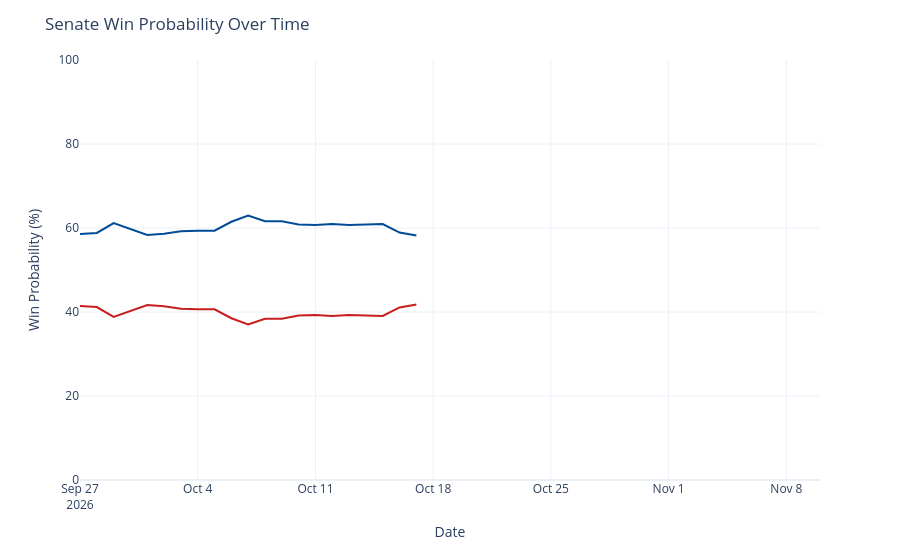

This figure's notebook cell:
### Code cell
chance_over_time = output_ts[(output_ts['geo'] == 'US Senate') &
                             (output_ts['type'] == 'chance')]
chance_over_time['rep_chance'] = chance_over_time['y'].map(lambda x: 100 - x)
chance_over_time = chance_over_time.rename({'y': 'Democrats', 'rep_chance': 'Republicans'}, axis=1)
chance_time_ser = px.line(chance_over_time, x='date', y=['Democrats', 'Republicans'], template='plotly_white',
                         color_discrete_map={'Democrats': '#004b97', 'Republicans': '#c71e1d'},)
chance_time_ser.update_traces(hovertemplate="%{y:.1f}%")
chance_time_ser.update_layout(
    xaxis=dict(range=[pd.to_datetime('2026-09-27'), pd.to_datetime('2026-11-10')]),
    yaxis=dict(range=[0, 100]),
    xaxis_title='Date',
    yaxis_title='Win Probability (%)',
    title=dict(text="Senate Win Probability Over Time"),
    hovermode="x",
    showlegend=False
)
chance_time_ser

### Figure 1 — Plotly figure (JSON) as saved in the notebook; plotly's stock layout.template omitted (floating-point values rounded to 4 significant figures)
{"data": [{"hovertemplate": "%{y:.1f}%", "legendgroup": "Democrats", "line": {"color": "#004b97", "dash": "solid"}, "marker": {"symbol": "circle"}, "mode": "lines", "name": "Democrats", "orientation": "v", "showlegend": true, "type": "scatter", "x": ["2026-09-27", "2026-09-28", "2026-09-29", "2026-09-30", "2026-10-01", "2026-10-02", "2026-10-03", "2026-10-04", "2026-10-05", "2026-10-06", "2026-10-07", "2026-10-08", "2026-10-09", "2026-10-10", "2026-10-11", "2026-10-12", "2026-10-13", "2026-10-15", "2026-10-16", "2026-10-17"], "xaxis": "x", "y": [58.6, 58.83, 61.17, 59.8, 58.36, 58.64, 59.21, 59.34, 59.36, 61.49, 62.99, 61.61, 61.59, 60.85, 60.69, 60.92, 60.74, 60.95, 58.91, 58.21], "yaxis": "y"}, {"hovertemplate": "%{y:.1f}%", "legendgroup": "Republicans", "line": {"color": "#c71e1d", "dash": "solid"}, "marker": {"symbol": "circle"}, "mode": "lines", "name": "Republicans", "orientation": "v", "showlegend": true, "type": "scatter", "x": ["2026-09-27", "2026-09-28", "2026-09-29", "2026-09-30", "2026-10-01", "2026-10-02", "2026-10-03", "2026-10-04", "2026-10-05", "2026-10-06", "2026-10-07", "2026-10-08", "2026-10-09", "2026-10-10", "2026-10-11", "2026-10-12", "2026-10-13", "2026-10-15", "2026-10-16", "2026-10-17"], "xaxis": "x", "y": [41.4, 41.17, 38.83, 40.2, 41.64, 41.36, 40.79, 40.66, 40.64, 38.51, 37.01, 38.39, 38.41, 39.15, 39.31, 39.08, 39.26, 39.05, 41.09, 41.79], "yaxis": "y"}], "layout": {"hovermode": "x", "legend": {"title": {"text": "variable"}, "tracegroupgap": 0}, "margin": {"t": 60}, "showlegend": false, "title": {"text": "Senate Win Probability Over Time"}, "xaxis": {"anchor": "y", "domain": [0, 1], "range": ["2026-09-27T00:00:00", "2026-11-10T00:00:00"], "title": {"text": "Date"}}, "yaxis": {"anchor": "x", "domain": [0, 1], "range": [0, 100], "title": {"text": "Win Probability (%)"}}}}
